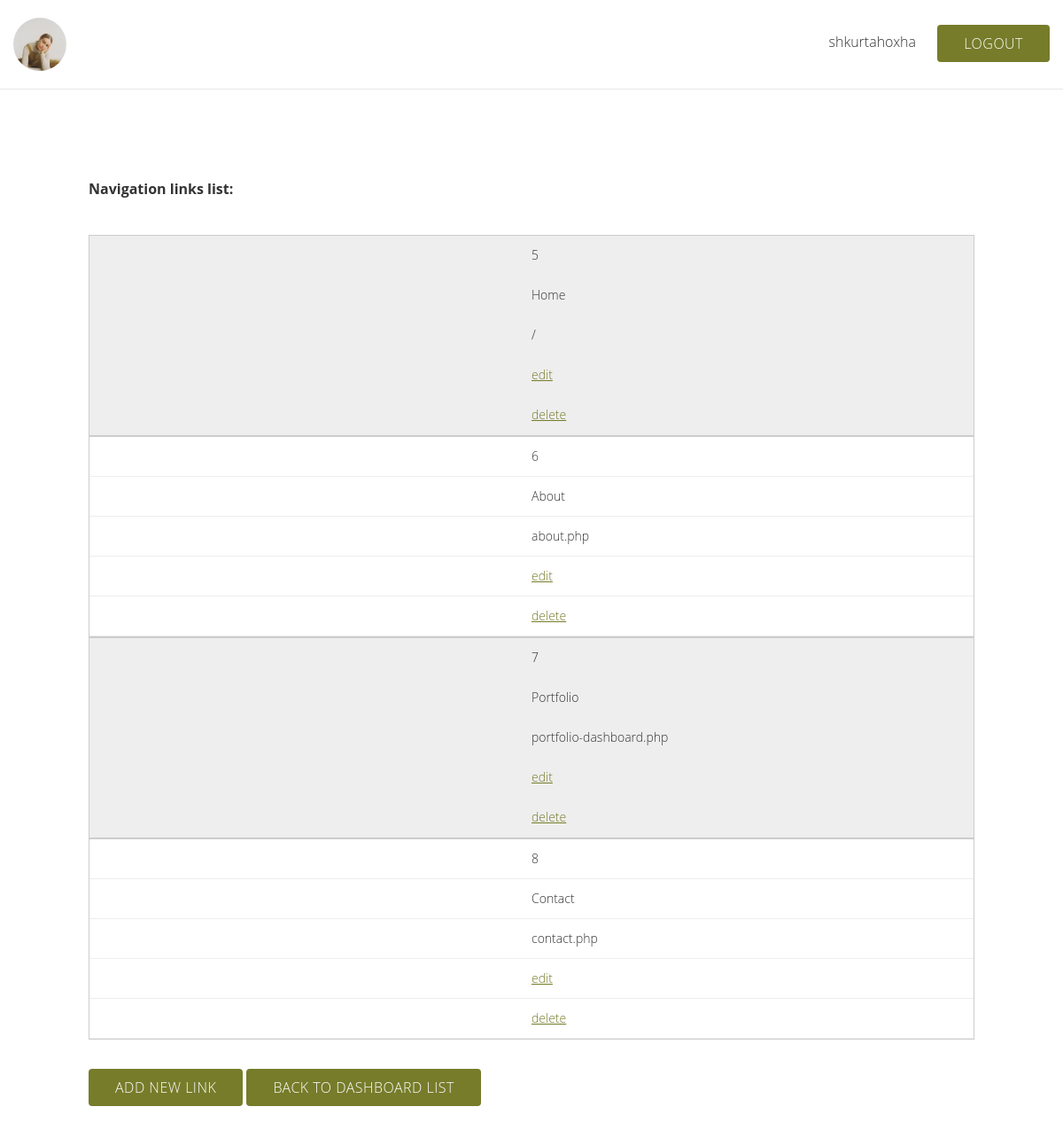
The page /navigation-list.php (signed in) on the database as committed earlier.
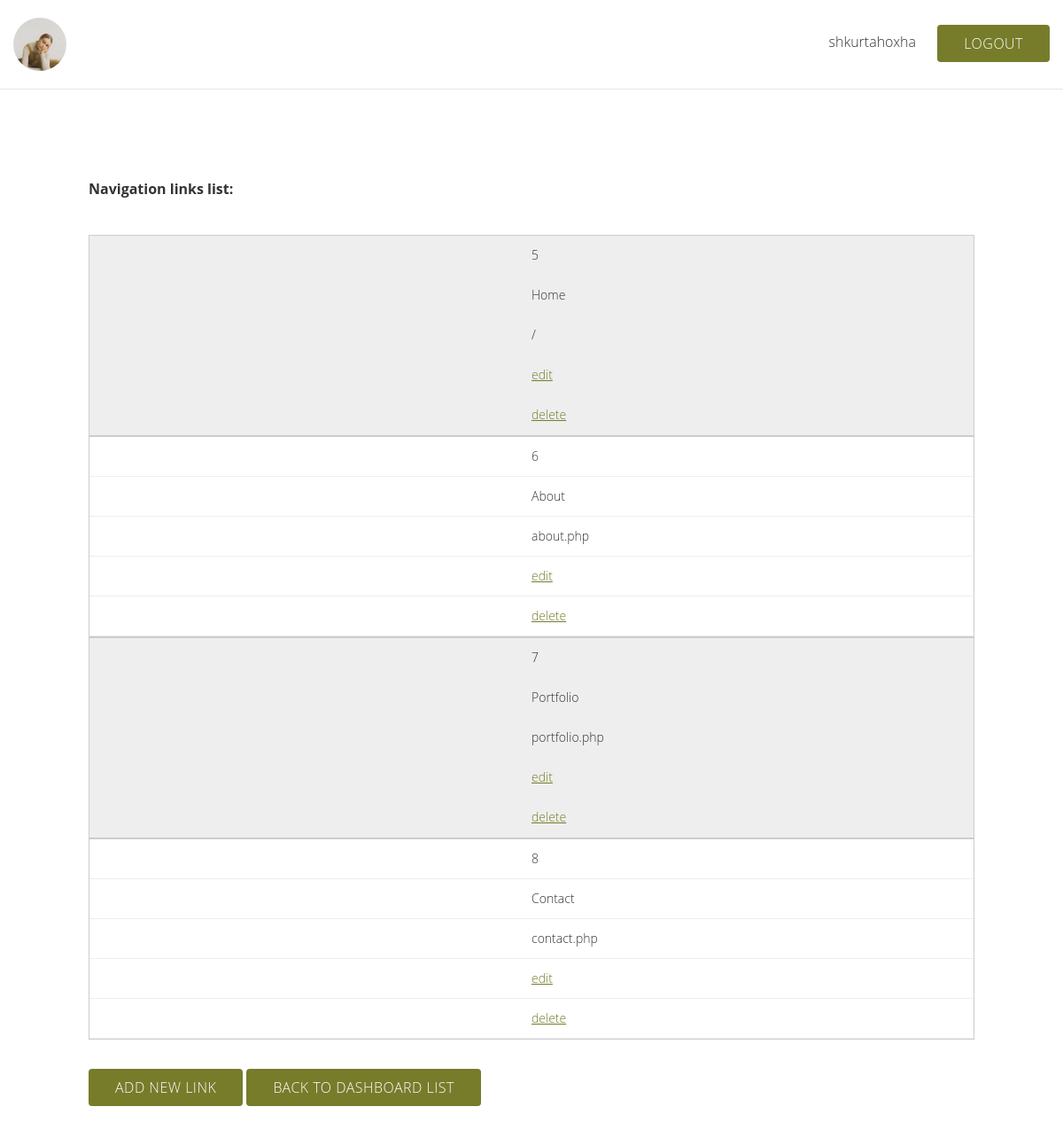
The same page on the database as committed later.
### tables this page shows
CREATE TABLE `navigation` (
  `id` int(11) NOT NULL,
  `title` varchar(255) NOT NULL,
  `url` varchar(255) NOT NULL
);

### db/Dbconnect.php (called while the page is built)
<?php
class Dbconnect
{
    private $_localhost = 'localhost';
    private $_user = 'root';
    private $_password = '*Shkurta123*';
    private $_dbname = 'photography';
    protected $connection;
    public function __construct()
    {
        if (!isset($this->connection)) {
            $this->connection = new mysqli($this->_localhost, $this->_user, $this->_password, $this->_dbname);
        }
        else{
            echo "connection failed";
        }
        return $this->connection;
    }
}

### Crud.php (called while the page is built, shortened)
<?php
include_once('db/Dbconnect.php');
class Crud extends Dbconnect
{
    public function selectalldata($table)
    {
        $select = "SELECT * FROM $table";
        $select1 = $this->connection->query($select);
        return $select1;
    }
}
?>

### navigation-list.php (the view, shortened to what this page needs)
<?php
include("layout/header.php");
include_once("Crud.php");
if (isset($_SESSION['username']) && isset($_SESSION['id'])) { ?>
<nav>
    <?php if ($_SESSION['role'] == 'admin') { ?>
    <div class="admin-top-header flex custom-justify">
        <figure class="admin-logo">
            <img src="assets/images/general/Shkurta-Photographer.jpg" alt="" title="">
        </figure>
        <div class="dashboard-btns">
            <?= $_SESSION['username'] ?>
            <a href="logout.php" class="btn">Logout</a>
        </div>
    </div>
    <div class="tabset">
        <h4>Navigation links list:</h4>
        <table class="table table-striped">
            <tbody>
            <?php
            $crud= new crud();
            $result = $crud->selectalldata("navigation");
            while($data = mysqli_fetch_array($result))
            {
                ?>
                <tr>
                    <td><?php echo $data['id']; ?></td>
                    <td><?php echo $data['title']; ?></td>
                    <td><?php echo $data['url']; ?></td>
                    <td><a href="edit-navigation.php?editid=<?php echo $data['id'];?>">edit</td>
                    <td><a href="navigation-list.php?delid=<?php echo $data['id'];?>" onclick=" return confirm('Do You really want to delete this data')">delete</td>
                </tr>
            <?php } ?>
            </tbody>
        </table>
        <a href="add-navigation.php" class="btn">Add new link</a>
        <a href="dashboard.php" class="btn">Back to dashboard list</a>
    </div>
    <?php } ?>
    <?php } else {
        header("Location: index.php");
    } ?>
</nav>

Rows that differ between the two databases and show on the page:
changed navigation "Portfolio": url "portfolio-dashboard.php" → "portfolio.php"
